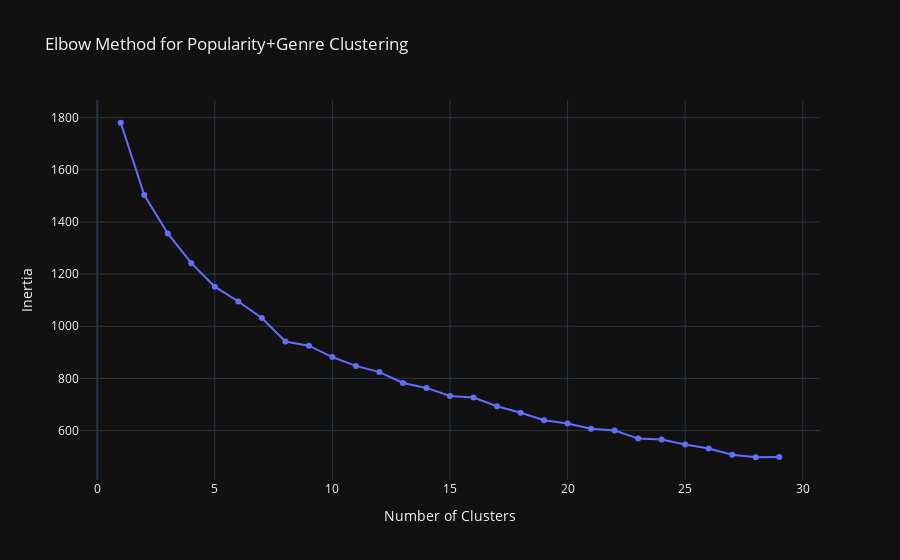

Write notebook code for a chart like this one.
### Code cell
# Elbow method with Plotly
inertias = []
for k in range(1, 30):
    kmeans = KMeans(n_clusters=k, random_state=42, n_init=10)
    kmeans.fit(popularity_data)
    inertias.append(kmeans.inertia_)

fig_elbow = px.line(x=range(1, 30), y=inertias, markers=True,
                   labels={'x': 'Number of Clusters', 'y': 'Inertia'},
                   title='Elbow Method for Popularity+Genre Clustering')
fig_elbow.show()

### Figure 1 — Plotly figure (JSON) as saved in the notebook; plotly's stock layout.template omitted (floating-point values rounded to 4 significant figures)
{"data": [{"hovertemplate": "Number of Clusters=%{x}<br>Inertia=%{y}<extra></extra>", "legendgroup": "", "line": {"color": "#636efa", "dash": "solid"}, "marker": {"symbol": "circle"}, "mode": "lines+markers", "name": "", "orientation": "v", "showlegend": false, "x": [1, 2, 3, 4, 5, 6, 7, 8, 9, 10, 11, 12, 13, 14, 15, 16, 17, 18, 19, 20, 21, 22, 23, 24, 25, 26, 27, 28, 29], "xaxis": "x", "y": [1780.0, 1503.0, 1356.0, 1242.0, 1152.0, 1095.0, 1032.0, 941.3, 925.4, 881.9, 847.9, 824.3, 782.6, 763.6, 732.4, 726.9, 693.2, 668.0, 639.8, 627.5, 607.2, 599.9, 569.1, 566.0, 546.6, 531.3, 507.0, 497.7, 498.8], "yaxis": "y", "type": "scatter"}], "layout": {"xaxis": {"anchor": "y", "domain": [0.0, 1.0], "title": {"text": "Number of Clusters"}}, "yaxis": {"anchor": "x", "domain": [0.0, 1.0], "title": {"text": "Inertia"}}, "legend": {"tracegroupgap": 0}, "title": {"text": "Elbow Method for Popularity+Genre Clustering"}}}
